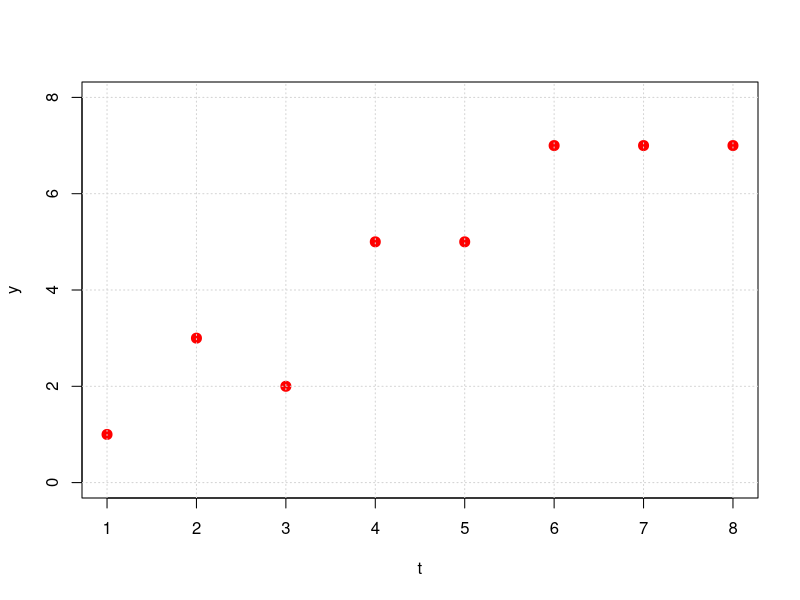

Here is the R script that generated this plot:
## ---- chunk 1
library(pracma)
## ---- chunk 2
t <- 1:8
y <- c(1,3,2,5,5,7,7,7)
plot(t, y, col = "red", pch = 20, cex = 2, xlim = c(1,8), ylim = c(0,8))
grid()
